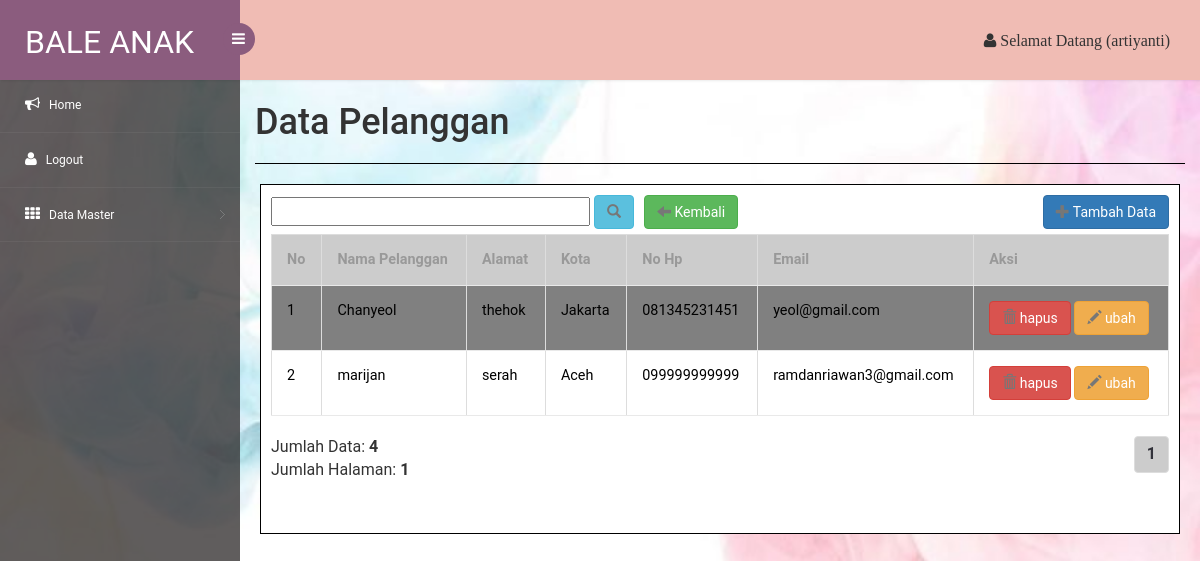
/admin/dashboard/pelanggan.php (signed in), run on an earlier commit of the app's database.
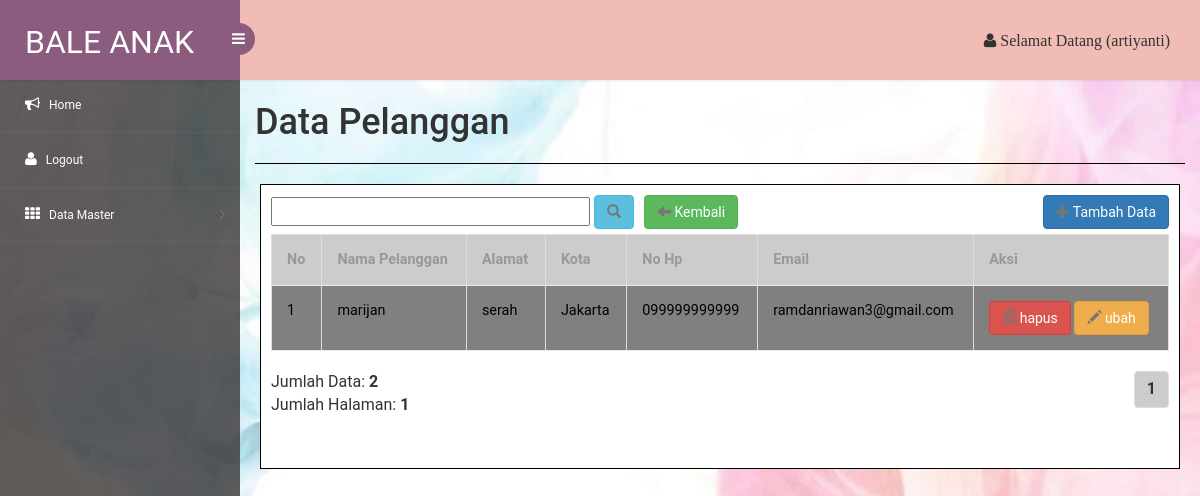
And on a later commit of the database.
### tables this page shows
CREATE TABLE `pelanggan` (
  `kodepelanggan` int(5) NOT NULL,
  `namapelanggan` varchar(20) NOT NULL,
  `jeniskelamin` varchar(12) NOT NULL,
  `tempatlahir` varchar(30) NOT NULL,
  `tgllahir` date NOT NULL,
  `alamat` varchar(30) NOT NULL,
  `id_kota` int(11) NOT NULL,
  `nohp` varchar(20) NOT NULL,
  `email` varchar(50) NOT NULL,
  `username` varchar(20) NOT NULL,
  `password` varchar(255) NOT NULL,
  `tanggaldaftar` date NOT NULL
);

CREATE TABLE `kota` (
  `id_kota` int(11) NOT NULL,
  `nama_kota` varchar(30) NOT NULL,
  `ongkir` int(11) NOT NULL
);

### admin/dashboard/functions.php (called while the page is built, shortened)
<?php
$conn = mysqli_connect("localhost", "root", "", "db_tokobale");
function pelanggan($query)
{
	global $conn;
	$result = mysqli_query($conn, $query);
	$rows = [];
	while ($row = mysqli_fetch_assoc($result))
	{
		$rows[] = $row;
	}
	return $rows;
}
?>

### admin/dashboard/pelanggan.php (the view, shortened to what this page needs)
<?php include_once('../_header.php'); ?>
<?php
require 'functions.php';
$jumlahdataperhalaman = 5;
$jumlahData = count(pelanggan("SELECT * FROM pelanggan"));
$jumlahHalaman = ceil($jumlahData / $jumlahdataperhalaman);
$halamanAktif =  ( isset($_GET["page"]) ) ? $_GET["page"] : 1;
$awalData = ($jumlahdataperhalaman * $halamanAktif) - $jumlahdataperhalaman;
$pelanggan = pelanggan("SELECT kodepelanggan, namapelanggan, alamat, nama_kota, nohp, email FROM pelanggan JOIN kota ON pelanggan.id_kota=kota.id_kota LIMIT $awalData, $jumlahdataperhalaman");
?>
<!DOCTYPE html>
<html>
<head>
</head>
<body>
	<div style="margin-top: 8px;">
		<h1> Data Pelanggan </h1>
	</div>
	<div style="  margin-top: 20px;
	margin-bottom:  20px;
	border-top: 1px solid black;"></div>
	<div style="margin: 5px; padding:5px 10px 5px 10px; border: 1px solid black; background-color: white;">
		<form action="" method="post">
			<div style=" float: left; display: block; margin-top: 5px;">
				<input type="text" name="keyword" size="30" placeholder="Pencarian">
				<button type="button" class="btn btn-info" name="cari" >
					<span class="glyphicon glyphicon-search" ></span>
				</button>
			</div>
		</form>
	<div style=" float: right; display: block;padding-top: 5px">
		<a href="tambahpelanggan.php?halaman=tambahpelanggan" class="btn btn-primary">
			<span class="glyphicon glyphicon-plus btn-end"></span> Tambah Data </a>
		</div>
	 <a href="./index.php" class="btn btn-success" style="margin-left: 10px;margin-top: 5px;"><span class="glyphicon glyphicon-arrow-left"></span>&nbsp;Kembali</a>
		<div >
			<div class="table-responsive" style="padding-top: 5px">
				<table class="table table-bordered table-hover" id="dataTables-example">
					<thead>
						<tr style="background-color: #ccc">
							<th> No </th>
							<th> Nama Pelanggan </th>
							<th> Alamat </th>
							<th> Kota </th>
							<th> No Hp </th>
							<th> Email </th>
							<th> Aksi </th>
						</tr>
					</thead>
					<?php $i = 1; ?>
					<?php foreach ($pelanggan as $plgn) : ?>
						<tr class="baris">
							<td style="color: black"><?php echo $i + $awalData ?></td>
							<td style="color: black"><?php echo $plgn['namapelanggan'] ; ?></td>
							<td style="color: black"><?php echo $plgn['alamat'] ; ?></td>
							<td style="color: black"><?php echo $plgn['nama_kota'] ; ?></td>
							<td style="color: black"><?php echo $plgn['nohp'] ; ?></td>
							<td style="color: black"><?php echo $plgn['email'] ; ?></td>
							<td>
								<a href="index.php?halaman=hapuspelanggan&kodepelanggan=<?php echo $plgn['kodepelanggan']; ?>" class="btn-danger btn" onclick= "return confirm('apakah data pelanggan no= <?php echo $plgn['kodepelanggan']; ?> ingin dihapus?')">
									<span class="glyphicon glyphicon-trash"></span> hapus</a>
									<a href="ubahpelanggan.php?halaman=ubahpelanggan&kodepelanggan=<?php echo $plgn['kodepelanggan']; ?>" class="btn btn-warning" onclick= "return confirm('apakah data pelanggan no= <?php echo $plgn['kodepelanggan']; ?> ingin diubah?')">
										<span class="glyphicon glyphicon-pencil"></span> ubah </a>
									</td>
								</tr>
								<?php $i++; ?>
							<?php endforeach; ?>
						</table>
					</div>
				</div>
				<div class="pull-right">
					<nav aria-label="Page navigation example">
						<ul class="pagination">
							<?php for ($i= 1; $i <= $jumlahHalaman ; $i++) : ?>
								<?php if ($i == $halamanAktif) : ?>
									<li class="page-item"><a href="?halaman=pelanggan&page=<?php echo $i ?>" style= "font-weight: bold; background-color:#ccc" class="page-link"><?= $i; ?></a></li>
									<?php else : ?>
										<li class="page-item"><a class="page-link" href="?halaman=pelanggan&page=<?php echo $i ?>"><?= $i; ?></a></li>
									<?php endif; ?>
								<?php endfor; ?>
							</ul>
						</nav>
					</div>
					<div>
						<?php
						$jml = count(pelanggan("SELECT * FROM pelanggan"));
						echo "Jumlah Data: <b>". $jml . "</b>" ; ?>
					</div>
					<div>
						<?php
						echo "Jumlah Halaman: <b>". $jumlahHalaman . "</b>" ; ?>
					</div> <br><br>
				</div>
			</body>
			</html>
			<?php include_once('../_footer.php'); ?>

What changed in the data, as far as the page shows it:
no longer on this page (row edited): pelanggan: awalData "1", namapelanggan "Chanyeol", alamat "thehok", id_kota.nama_kota "Jakarta", nohp "081345231451", email "yeol@gmail.com"
changed pelanggan "marijan": awalData "2" → "1"; id_kota.nama_kota "Aceh" → "Jakarta"
Also different on the page:
$jml: "4" → "2"
